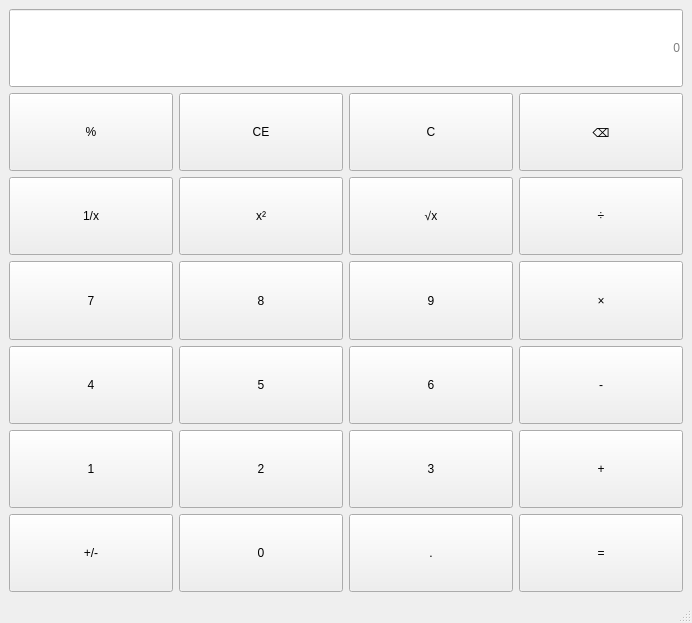
<?xml version="1.0" encoding="UTF-8"?>
<ui version="4.0">
 <class>MainWindow</class>
 <widget class="QMainWindow" name="MainWindow">
  <property name="geometry">
   <rect>
    <x>0</x>
    <y>0</y>
    <width>692</width>
    <height>623</height>
   </rect>
  </property>
  <property name="windowTitle">
   <string>MainWindow</string>
  </property>
  <widget class="QWidget" name="centralwidget">
   <layout class="QVBoxLayout" name="verticalLayout">
    <item>
     <layout class="QGridLayout" name="gridLayout">
      <item row="1" column="2">
       <widget class="QPushButton" name="btn_clear">
        <property name="sizePolicy">
         <sizepolicy hsizetype="Minimum" vsizetype="Minimum">
          <horstretch>0</horstretch>
          <verstretch>0</verstretch>
         </sizepolicy>
        </property>
        <property name="text">
         <string>C</string>
        </property>
       </widget>
      </item>
      <item row="1" column="3">
       <widget class="QPushButton" name="btn_backspace">
        <property name="sizePolicy">
         <sizepolicy hsizetype="Minimum" vsizetype="Minimum">
          <horstretch>0</horstretch>
          <verstretch>0</verstretch>
         </sizepolicy>
        </property>
        <property name="text">
         <string>⌫</string>
        </property>
       </widget>
      </item>
      <item row="7" column="1">
       <widget class="QPushButton" name="btn_0">
        <property name="sizePolicy">
         <sizepolicy hsizetype="Minimum" vsizetype="Minimum">
          <horstretch>0</horstretch>
          <verstretch>0</verstretch>
         </sizepolicy>
        </property>
        <property name="text">
         <string>0</string>
        </property>
       </widget>
      </item>
      <item row="2" column="3">
       <widget class="QPushButton" name="btn_div">
        <property name="sizePolicy">
         <sizepolicy hsizetype="Minimum" vsizetype="Minimum">
          <horstretch>0</horstretch>
          <verstretch>0</verstretch>
         </sizepolicy>
        </property>
        <property name="text">
         <string>÷</string>
        </property>
       </widget>
      </item>
      <item row="6" column="2">
       <widget class="QPushButton" name="btn_3">
        <property name="sizePolicy">
         <sizepolicy hsizetype="Minimum" vsizetype="Minimum">
          <horstretch>0</horstretch>
          <verstretch>0</verstretch>
         </sizepolicy>
        </property>
        <property name="text">
         <string>3</string>
        </property>
       </widget>
      </item>
      <item row="1" column="0">
       <widget class="QPushButton" name="btn_per">
        <property name="sizePolicy">
         <sizepolicy hsizetype="Minimum" vsizetype="Minimum">
          <horstretch>0</horstretch>
          <verstretch>0</verstretch>
         </sizepolicy>
        </property>
        <property name="text">
         <string>%</string>
        </property>
       </widget>
      </item>
      <item row="4" column="0">
       <widget class="QPushButton" name="btn_7">
        <property name="sizePolicy">
         <sizepolicy hsizetype="Minimum" vsizetype="Minimum">
          <horstretch>0</horstretch>
          <verstretch>0</verstretch>
         </sizepolicy>
        </property>
        <property name="text">
         <string>7</string>
        </property>
       </widget>
      </item>
      <item row="2" column="2">
       <widget class="QPushButton" name="btn_sqrt">
        <property name="sizePolicy">
         <sizepolicy hsizetype="Minimum" vsizetype="Minimum">
          <horstretch>0</horstretch>
          <verstretch>0</verstretch>
         </sizepolicy>
        </property>
        <property name="text">
         <string>√x</string>
        </property>
       </widget>
      </item>
      <item row="7" column="3">
       <widget class="QPushButton" name="btn_eq">
        <property name="sizePolicy">
         <sizepolicy hsizetype="Minimum" vsizetype="Minimum">
          <horstretch>0</horstretch>
          <verstretch>0</verstretch>
         </sizepolicy>
        </property>
        <property name="text">
         <string>=</string>
        </property>
       </widget>
      </item>
      <item row="6" column="3">
       <widget class="QPushButton" name="btn_add">
        <property name="sizePolicy">
         <sizepolicy hsizetype="Minimum" vsizetype="Minimum">
          <horstretch>0</horstretch>
          <verstretch>0</verstretch>
         </sizepolicy>
        </property>
        <property name="text">
         <string>+</string>
        </property>
       </widget>
      </item>
      <item row="4" column="1">
       <widget class="QPushButton" name="btn_8">
        <property name="sizePolicy">
         <sizepolicy hsizetype="Minimum" vsizetype="Minimum">
          <horstretch>0</horstretch>
          <verstretch>0</verstretch>
         </sizepolicy>
        </property>
        <property name="text">
         <string>8</string>
        </property>
       </widget>
      </item>
      <item row="5" column="3">
       <widget class="QPushButton" name="btn_sub">
        <property name="sizePolicy">
         <sizepolicy hsizetype="Minimum" vsizetype="Minimum">
          <horstretch>0</horstretch>
          <verstretch>0</verstretch>
         </sizepolicy>
        </property>
        <property name="text">
         <string>-</string>
        </property>
       </widget>
      </item>
      <item row="2" column="1">
       <widget class="QPushButton" name="btn_square">
        <property name="sizePolicy">
         <sizepolicy hsizetype="Minimum" vsizetype="Minimum">
          <horstretch>0</horstretch>
          <verstretch>0</verstretch>
         </sizepolicy>
        </property>
        <property name="text">
         <string>x²</string>
        </property>
       </widget>
      </item>
      <item row="5" column="1">
       <widget class="QPushButton" name="btn_5">
        <property name="sizePolicy">
         <sizepolicy hsizetype="Minimum" vsizetype="Minimum">
          <horstretch>0</horstretch>
          <verstretch>0</verstretch>
         </sizepolicy>
        </property>
        <property name="text">
         <string>5</string>
        </property>
       </widget>
      </item>
      <item row="6" column="0">
       <widget class="QPushButton" name="btn_1">
        <property name="sizePolicy">
         <sizepolicy hsizetype="Minimum" vsizetype="Minimum">
          <horstretch>0</horstretch>
          <verstretch>0</verstretch>
         </sizepolicy>
        </property>
        <property name="text">
         <string>1</string>
        </property>
       </widget>
      </item>
      <item row="4" column="3">
       <widget class="QPushButton" name="btn_mul">
        <property name="sizePolicy">
         <sizepolicy hsizetype="Minimum" vsizetype="Minimum">
          <horstretch>0</horstretch>
          <verstretch>0</verstretch>
         </sizepolicy>
        </property>
        <property name="text">
         <string>×</string>
        </property>
       </widget>
      </item>
      <item row="6" column="1">
       <widget class="QPushButton" name="btn_2">
        <property name="sizePolicy">
         <sizepolicy hsizetype="Minimum" vsizetype="Minimum">
          <horstretch>0</horstretch>
          <verstretch>0</verstretch>
         </sizepolicy>
        </property>
        <property name="text">
         <string>2</string>
        </property>
       </widget>
      </item>
      <item row="1" column="1">
       <widget class="QPushButton" name="btn_ce">
        <property name="sizePolicy">
         <sizepolicy hsizetype="Minimum" vsizetype="Minimum">
          <horstretch>0</horstretch>
          <verstretch>0</verstretch>
         </sizepolicy>
        </property>
        <property name="text">
         <string>CE</string>
        </property>
       </widget>
      </item>
      <item row="2" column="0">
       <widget class="QPushButton" name="btn_reciprocal">
        <property name="sizePolicy">
         <sizepolicy hsizetype="Minimum" vsizetype="Minimum">
          <horstretch>0</horstretch>
          <verstretch>0</verstretch>
         </sizepolicy>
        </property>
        <property name="text">
         <string>1/x</string>
        </property>
       </widget>
      </item>
      <item row="4" column="2">
       <widget class="QPushButton" name="btn_9">
        <property name="sizePolicy">
         <sizepolicy hsizetype="Minimum" vsizetype="Minimum">
          <horstretch>0</horstretch>
          <verstretch>0</verstretch>
         </sizepolicy>
        </property>
        <property name="text">
         <string>9</string>
        </property>
       </widget>
      </item>
      <item row="5" column="0">
       <widget class="QPushButton" name="btn_4">
        <property name="sizePolicy">
         <sizepolicy hsizetype="Minimum" vsizetype="Minimum">
          <horstretch>0</horstretch>
          <verstretch>0</verstretch>
         </sizepolicy>
        </property>
        <property name="text">
         <string>4</string>
        </property>
       </widget>
      </item>
      <item row="5" column="2">
       <widget class="QPushButton" name="btn_6">
        <property name="sizePolicy">
         <sizepolicy hsizetype="Minimum" vsizetype="Minimum">
          <horstretch>0</horstretch>
          <verstretch>0</verstretch>
         </sizepolicy>
        </property>
        <property name="text">
         <string>6</string>
        </property>
       </widget>
      </item>
      <item row="7" column="2">
       <widget class="QPushButton" name="btn_dot">
        <property name="sizePolicy">
         <sizepolicy hsizetype="Minimum" vsizetype="Minimum">
          <horstretch>0</horstretch>
          <verstretch>0</verstretch>
         </sizepolicy>
        </property>
        <property name="text">
         <string>.</string>
        </property>
       </widget>
      </item>
      <item row="7" column="0">
       <widget class="QPushButton" name="btn_sign">
        <property name="sizePolicy">
         <sizepolicy hsizetype="Minimum" vsizetype="Minimum">
          <horstretch>0</horstretch>
          <verstretch>0</verstretch>
         </sizepolicy>
        </property>
        <property name="text">
         <string>+/-</string>
        </property>
       </widget>
      </item>
      <item row="0" column="0" colspan="4">
       <widget class="QLineEdit" name="display">
        <property name="sizePolicy">
         <sizepolicy hsizetype="Minimum" vsizetype="Minimum">
          <horstretch>0</horstretch>
          <verstretch>0</verstretch>
         </sizepolicy>
        </property>
        <property name="text">
         <string/>
        </property>
        <property name="alignment">
         <set>Qt::AlignRight|Qt::AlignTrailing|Qt::AlignVCenter</set>
        </property>
        <property name="placeholderText">
         <string>0</string>
        </property>
       </widget>
      </item>
     </layout>
    </item>
   </layout>
  </widget>
  <widget class="QMenuBar" name="menubar">
   <property name="geometry">
    <rect>
     <x>0</x>
     <y>0</y>
     <width>692</width>
     <height>23</height>
    </rect>
   </property>
  </widget>
  <widget class="QStatusBar" name="statusbar"/>
 </widget>
 <resources/>
 <connections/>
</ui>
